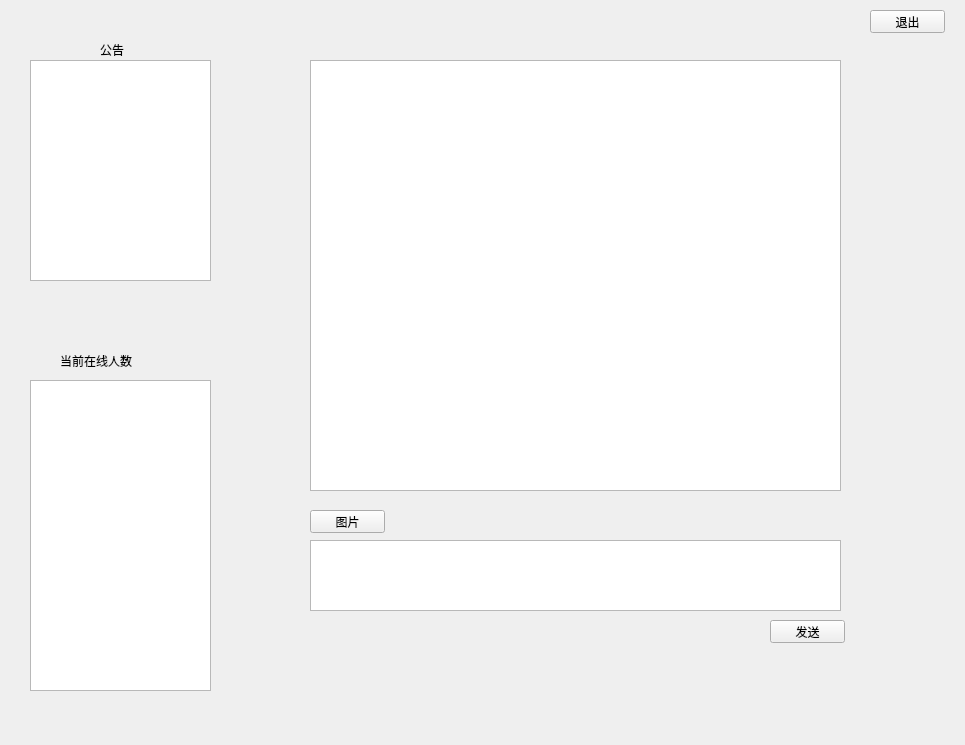
<?xml version="1.0" encoding="UTF-8"?>
<ui version="4.0">
 <class>Widget</class>
 <widget class="QWidget" name="Widget">
  <property name="geometry">
   <rect>
    <x>0</x>
    <y>0</y>
    <width>965</width>
    <height>745</height>
   </rect>
  </property>
  <property name="minimumSize">
   <size>
    <width>965</width>
    <height>745</height>
   </size>
  </property>
  <property name="maximumSize">
   <size>
    <width>965</width>
    <height>745</height>
   </size>
  </property>
  <property name="windowTitle">
   <string>Widget</string>
  </property>
  <widget class="QListWidget" name="noticeListWidget">
   <property name="geometry">
    <rect>
     <x>30</x>
     <y>60</y>
     <width>181</width>
     <height>221</height>
    </rect>
   </property>
  </widget>
  <widget class="QListWidget" name="onlineListWidget">
   <property name="geometry">
    <rect>
     <x>30</x>
     <y>380</y>
     <width>181</width>
     <height>311</height>
    </rect>
   </property>
  </widget>
  <widget class="QLabel" name="label">
   <property name="geometry">
    <rect>
     <x>100</x>
     <y>40</y>
     <width>54</width>
     <height>20</height>
    </rect>
   </property>
   <property name="text">
    <string>公告</string>
   </property>
  </widget>
  <widget class="QLabel" name="onlineLabel">
   <property name="geometry">
    <rect>
     <x>60</x>
     <y>350</y>
     <width>81</width>
     <height>21</height>
    </rect>
   </property>
   <property name="text">
    <string>当前在线人数</string>
   </property>
  </widget>
  <widget class="QListWidget" name="contentListWidget">
   <property name="geometry">
    <rect>
     <x>310</x>
     <y>60</y>
     <width>531</width>
     <height>431</height>
    </rect>
   </property>
  </widget>
  <widget class="QTextEdit" name="inputTextEdit">
   <property name="geometry">
    <rect>
     <x>310</x>
     <y>540</y>
     <width>531</width>
     <height>71</height>
    </rect>
   </property>
  </widget>
  <widget class="QPushButton" name="sendTextButton">
   <property name="geometry">
    <rect>
     <x>770</x>
     <y>620</y>
     <width>75</width>
     <height>23</height>
    </rect>
   </property>
   <property name="text">
    <string>发送</string>
   </property>
  </widget>
  <widget class="QPushButton" name="sendImageButton">
   <property name="geometry">
    <rect>
     <x>310</x>
     <y>510</y>
     <width>75</width>
     <height>23</height>
    </rect>
   </property>
   <property name="text">
    <string>图片</string>
   </property>
  </widget>
  <widget class="QPushButton" name="exitButton">
   <property name="geometry">
    <rect>
     <x>870</x>
     <y>10</y>
     <width>75</width>
     <height>23</height>
    </rect>
   </property>
   <property name="text">
    <string>退出</string>
   </property>
  </widget>
 </widget>
 <layoutdefault spacing="6" margin="11"/>
 <resources/>
 <connections/>
</ui>
